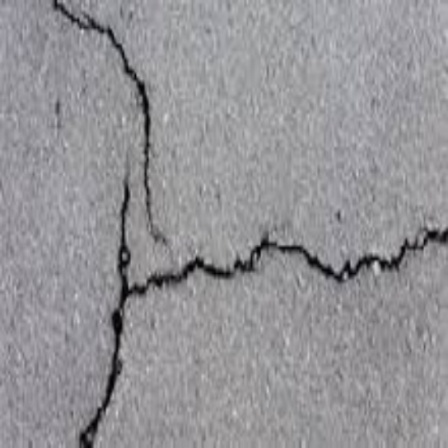
#> input picture crack/crack_dataset/Crack_Segmentation_Dataset/images/DeepCrack_11139.jpg, 448 x 448 px, found by its file name; its folder holds only this picture in this run
$ python convert_to_yolo.py
#> lines starting #> are read from the running program, lines starting #| are printed output that depends on the picture; after the words box and inside, x2 and y2 are one past the last pixel; in counts of white or black regions, pixels touching at a corner belong together
import os
import cv2
import shutil
import random
from pathlib import Path
from tqdm import tqdm

def process_dataset(images_dir, masks_dir, output_dir, split_ratio=0.8):
    # Setup output directories
#> called with output_dir = 'd:\\Crack\\yolo_dataset', split_ratio = 0.8
    output_path = Path(output_dir)
    images_train = output_path / 'images' / 'train'
    images_val = output_path / 'images' / 'val'
    labels_train = output_path / 'labels' / 'train'
    labels_val = output_path / 'labels' / 'val'

    for p in [images_train, images_val, labels_train, labels_val]:
        p.mkdir(parents=True, exist_ok=True)

    # Get all image files
    image_files = [f for f in os.listdir(images_dir) if f.endswith(('.jpg', '.png'))]
    print(f"Found {len(image_files)} images in dataset.")

    # Shuffle for random split
    random.shuffle(image_files)
    split_idx = int(len(image_files) * split_ratio)
    train_files = image_files[:split_idx]
    val_files = image_files[split_idx:]

    print(f"Splitting into {len(train_files)} training and {len(val_files)} validation samples.")

    def process_split(files, split_name):
        img_dest_dir = images_train if split_name == 'train' else images_val
        lbl_dest_dir = labels_train if split_name == 'train' else labels_val

        for filename in tqdm(files, desc=f"Processing {split_name} data"):
            img_path = os.path.join(images_dir, filename)
            mask_path = os.path.join(masks_dir, filename)

            if not os.path.exists(mask_path):
                print(f"Warning: Mask not found for {filename}")
                continue

            # Copy image
            shutil.copy(img_path, img_dest_dir / filename)

            # Read mask and get contours
            mask = cv2.imread(mask_path, cv2.IMREAD_GRAYSCALE)
            if mask is None:
                continue

            H, W = mask.shape
            # Assuming crack mask is white (255) on black (0) background
            # If it's black on white, use cv2.THRESH_BINARY_INV
            _, binary_mask = cv2.threshold(mask, 127, 255, cv2.THRESH_BINARY)

            contours, _ = cv2.findContours(binary_mask, cv2.RETR_EXTERNAL, cv2.CHAIN_APPROX_SIMPLE)

            # Write YOLO labels
            label_filename = filename.rsplit('.', 1)[0] + '.txt'
            label_path = lbl_dest_dir / label_filename

            with open(label_path, 'w') as f:
                for contour in contours:
                    # Filter out very small noise contours (e.g., area < 10)
                    if cv2.contourArea(contour) < 10:
                        continue

                    # Flatten the contour array
                    contour = contour.flatten()

                    if len(contour) < 6: # Need at least 3 points (x, y) for a polygon
                        continue

                    # Normalize points to 0-1 range
                    normalized_points = []
                    for i in range(0, len(contour), 2):
                        x = contour[i] / W
                        y = contour[i+1] / H
                        # Ensure values are strictly within [0, 1]
                        x = max(0.0, min(1.0, x))
                        y = max(0.0, min(1.0, y))
                        normalized_points.extend([x, y])

                    if len(normalized_points) > 0:
                        # Class ID is 0 for 'crack'
                        line = f"0 " + " ".join(f"{p:.6f}" for p in normalized_points) + "\n"
                        f.write(line)

    process_split(train_files, 'train')
    process_split(val_files, 'val')
#> call 2 of process_split, with split_name = 'val'
#> in process_split (call 2), `_, binary_mask = cv2.threshold(mask, 127, 255, cv2.THRESH_BINARY)`:
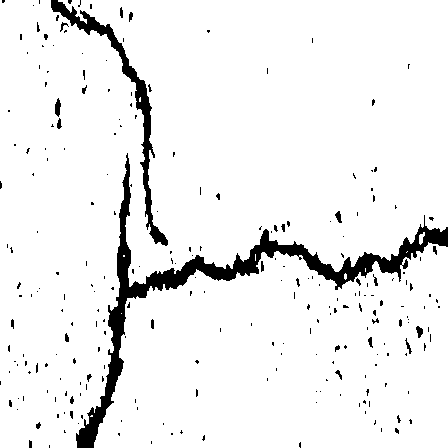
#> binary_mask: shape (448, 448); 93.7% white; 247 black regions (218 under 20 px)
#> in process_split (call 2), `contours, _ = cv2.findContours(binary_mask, cv2.RETR_EXTERNAL, cv2.CHA..`: contours = 11 contours, 8 with area under 20; largest, box (x1, y1, x2, y2) and area: (0, 0, 448, 448) 130141, (94, 242, 448, 448) 57787, (419, 232, 425, 245) 34
#> the loop in process_split (call 2), `for contour in contours:` made 11 passes
#> contour on passes 1, 2, 3, 4, 5, 6, 7, 10: [[91, 415], [90, 416], [92, 416], [92, 415]], [[121, 313]], [345, 273, 344, 274, 344, 278, 345, 279, 346, 278, 346, 274], [[365, 268], [365, 271]], [[123, 255], [123, 256], [124, 256], [124, 255]], [[255, 254], [255, 260]], [[407, 251], [406, 252]], [[140, 97], [139, 98], [139, 101], [140, 101]]

if __name__ == "__main__":
    # Paths based on the discovered structure
    INPUT_IMAGES = r"d:\Crack\crack_dataset\Crack_Segmentation_Dataset\images"
    INPUT_MASKS = r"d:\Crack\crack_dataset\Crack_Segmentation_Dataset\masks"
    OUTPUT_DIR = r"d:\Crack\yolo_dataset"

    # Set random seed for reproducibility
    random.seed(42)

    print("Starting dataset conversion for YOLO segmentation...")
    process_dataset(INPUT_IMAGES, INPUT_MASKS, OUTPUT_DIR)
    print("Conversion complete!")

$ run again, on crack/crack_dataset/Crack_Segmentation_Dataset/images/DeepCrack_11308-2.jpg
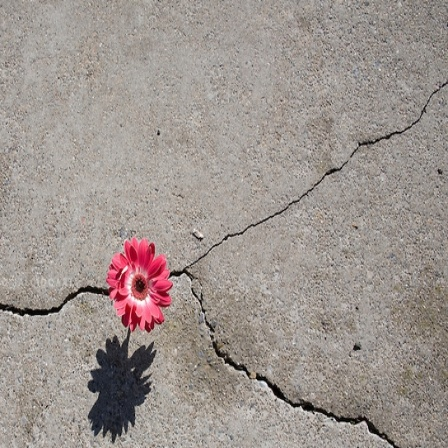
#> input picture crack/crack_dataset/Crack_Segmentation_Dataset/images/DeepCrack_11308-2.jpg, 448 x 448 px, found by its file name
#> in process_split (call 2), `mask = cv2.imread(mask_path, cv2.IMREAD_GRAYSCALE)`:
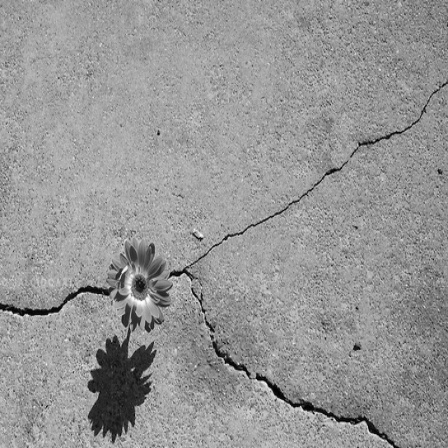
#> mask: shape (448, 448); min 0, max 255, mean 150
#> in process_split (call 2), `_, binary_mask = cv2.threshold(mask, 127, 255, cv2.THRESH_BINARY)`:
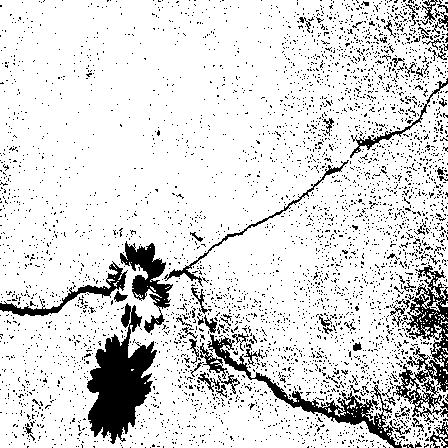
#> binary_mask: shape (448, 448); 85.9% white; 4254 black regions (4183 under 20 px)
#> contours = 102 contours, 99 with area under 20; largest, box (x1, y1, x2, y2) and area: (0, 0, 448, 448) 192044, (433, 437, 447, 448) 48, (421, 325, 430, 336) 20
#> the loop in process_split (call 2), `for contour in contours:` made 102 passes
#> contour on passes 1, 2, 3, 5, 6, 7, 8, 9: [[446, 447], [447, 447]], [[438, 447]], [[445, 439], [445, 440], [447, 440], [447, 439]], [[380, 431], [380, 432], [381, 432], [381, 431]], [[389, 430], [389, 431]], [[443, 428]], [[381, 428]], [[378, 428]]
